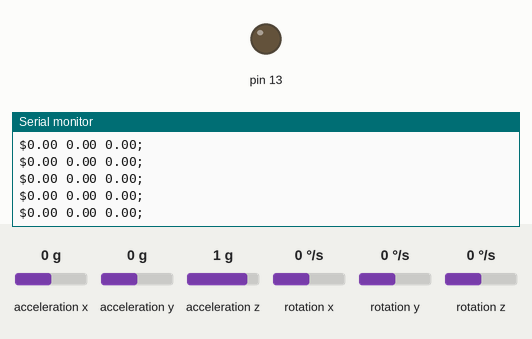
Simulated run of this sketch. Board: Arduino Uno, built with avr-gcc and run on an emulated ATmega328P. Shown: output pins drawn as LEDs (lit = HIGH), the last lines printed to the serial monitor. Wiring (inferred from the names in the program): MPU-6050 motion sensor at I2C address 0x68. The inputs (shaded band) are chosen by the test bench; at power-on: acceleration z 1 g, rotation z 0 °/s, acceleration x 0 g, acceleration y 0 g, rotation x 0 °/s, rotation y 0 °/s.

Above: at 1.7 s.
1.8 s: acceleration z set to 0 g
At 2.3 s:
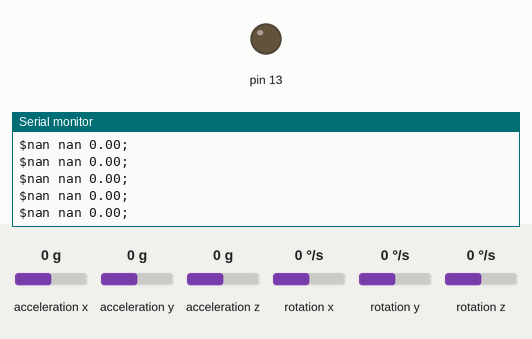
3.7 s: rotation z set to -192 °/s
At 4.4 s:
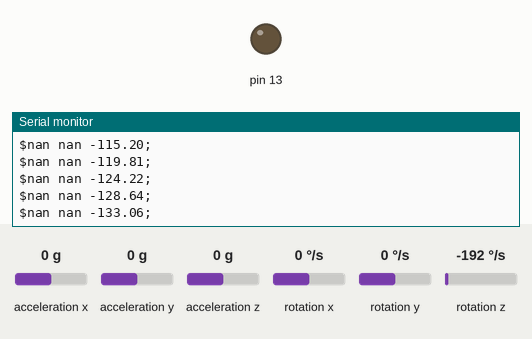
Timing chart, 0 to 6.7 s (numbered marks = the images above; inputs shaded):
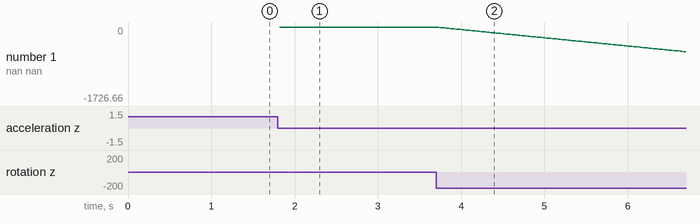

The sketch:

gyro_.ino
```cpp
/*
   Arduino and MPU6050 Accelerometer and Gyroscope Sensor Tutorial
   by Dejan, https://howtomechatronics.com
*/
#include <Wire.h>
#include <I2Cdev.h>

const int MPU = 0x68; // MPU6050 I2C address
float AccX, AccY, AccZ;
float GyroX, GyroY, GyroZ;
float accAngleX, accAngleY, gyroAngleX, gyroAngleY, gyroAngleZ;
float roll, pitch, yaw;
float AccErrorX, AccErrorY, GyroErrorX, GyroErrorY, GyroErrorZ;
float elapsedTime, currentTime, previousTime;
int c = 0;

float errors[5];

void setup() {
  Serial.begin(57600);
  pinMode(13, OUTPUT);
  Wire.begin();                      // Initialize comunication
  Wire.beginTransmission(MPU);       // Start communication with MPU6050 // MPU=0x68
  Wire.write(0x6B);                  // Talk to the register 6B
  Wire.write(0x00);                  // Make reset - place a 0 into the 6B register
  Wire.endTransmission(true);        //end the transmission
  /*
  // Configure Accelerometer Sensitivity - Full Scale Range (default +/- 2g)
  Wire.beginTransmission(MPU);
  Wire.write(0x1C);                  //Talk to the ACCEL_CONFIG register (1C hex)
  Wire.write(0x10);                  //Set the register bits as 00010000 (+/- 8g full scale range)
  Wire.endTransmission(true);
  // Configure Gyro Sensitivity - Full Scale Range (default +/- 250deg/s)
  Wire.beginTransmission(MPU);
  Wire.write(0x1B);                   // Talk to the GYRO_CONFIG register (1B hex)
  Wire.write(0x10);                   // Set the register bits as 00010000 (1000deg/s full scale)
  Wire.endTransmission(true);
  delay(20);
  */
  // Call this function if you need to get the IMU error values for your module
  calculate_IMU_error();
  powerOn();
  delay(20);
}

void powerOn() {
  Serial.println('g');
}

void loop() {
      // === Read acceleromter data === //
      Wire.beginTransmission(MPU);
      Wire.write(0x3B); // Start with register 0x3B (ACCEL_XOUT_H)
      Wire.endTransmission(false);
      Wire.requestFrom(MPU, 6, true); // Read 6 registers total, each axis value is stored in 2 registers
      //For a range of +-2g, we need to divide the raw values by 16384, according to the datasheet
      AccX = (Wire.read() << 8 | Wire.read()) / 16384.0; // X-axis value
      AccY = (Wire.read() << 8 | Wire.read()) / 16384.0; // Y-axis value
      AccZ = (Wire.read() << 8 | Wire.read()) / 16384.0; // Z-axis value
      // Calculating Roll and Pitch from the accelerometer data
      accAngleX = (atan(AccY / sqrt(pow(AccX, 2) + pow(AccZ, 2))) * 180 / PI) - errors[0]; // AccErrorX ~(0.58) See the calculate_IMU_error()custom function for more details
      accAngleY = (atan(-1 * AccX / sqrt(pow(AccY, 2) + pow(AccZ, 2))) * 180 / PI) - errors[1]; // AccErrorY ~(-1.58)
      // === Read gyroscope data === //
      previousTime = currentTime;        // Previous time is stored before the actual time read
      currentTime = millis();            // Current time actual time read
      elapsedTime = (currentTime - previousTime) / 1000; // Divide by 1000 to get seconds
      Wire.beginTransmission(MPU);
      Wire.write(0x43); // Gyro data first register address 0x43
      Wire.endTransmission(false);
      Wire.requestFrom(MPU, 6, true); // Read 4 registers total, each axis value is stored in 2 registers
      GyroX = (Wire.read() << 8 | Wire.read()) / 131.0; // For a 250deg/s range we have to divide first the raw value by 131.0, according to the datasheet
      GyroY = (Wire.read() << 8 | Wire.read()) / 131.0;
      GyroZ = (Wire.read() << 8 | Wire.read()) / 131.0;
      // Correct the outputs with the calculated error values
      GyroX = GyroX - errors[2]; // GyroErrorX ~(-0.56)
      GyroY = GyroY - errors[3]; // GyroErrorY ~(2)
      GyroZ = GyroZ - errors[4]; // GyroErrorZ ~ (-0.8)
      // Currently the raw values are in degrees per seconds, deg/s, so we need to multiply by sendonds (s) to get the angle in degrees
      gyroAngleX = gyroAngleX + GyroX * elapsedTime; // deg/s * s = deg
      gyroAngleY = gyroAngleY + GyroY * elapsedTime;
      yaw =  yaw + GyroZ * elapsedTime;
      // Complementary filter - combine acceleromter and gyro angle values
      roll = 0.99 * gyroAngleX + 0.01 * accAngleX;
      pitch = 0.99 * gyroAngleY + 0.01 * accAngleY;

      Serial.print('$');
      Serial.print(roll);
      Serial.print(" ");
      Serial.print(pitch);
      Serial.print(" ");
      Serial.print(yaw);
      Serial.println(';');
      delay(20);
  }

void calculate_IMU_error() {
  // We can call this funtion in the setup section to calculate the accelerometer and gyro data error. From here we will get the error values used in the above equations printed on the Serial Monitor.
  // Note that we should place the IMU flat in order to get the proper values, so that we then can the correct values
  // Read accelerometer values 200 times
  while (c < 200) {
    Wire.beginTransmission(MPU);
    Wire.write(0x3B);
    Wire.endTransmission(false);
    Wire.requestFrom(MPU, 6, true);
    AccX = (Wire.read() << 8 | Wire.read()) / 16384.0 ;
    AccY = (Wire.read() << 8 | Wire.read()) / 16384.0 ;
    AccZ = (Wire.read() << 8 | Wire.read()) / 16384.0 ;
    // Sum all readings
    AccErrorX = AccErrorX + ((atan((AccY) / sqrt(pow((AccX), 2) + pow((AccZ), 2))) * 180 / PI));
    AccErrorY = AccErrorY + ((atan(-1 * (AccX) / sqrt(pow((AccY), 2) + pow((AccZ), 2))) * 180 / PI));
    c++;
  }
  //Divide the sum by 200 to get the error value
  AccErrorX = AccErrorX / 200;
  AccErrorY = AccErrorY / 200;
  c = 0;
  // Read gyro values 200 times
  while (c < 200) {
    Wire.beginTransmission(MPU);
    Wire.write(0x43);
    Wire.endTransmission(false);
    Wire.requestFrom(MPU, 6, true);
    GyroX = Wire.read() << 8 | Wire.read();
    GyroY = Wire.read() << 8 | Wire.read();
    GyroZ = Wire.read() << 8 | Wire.read();
    // Sum all readings
    GyroErrorX = GyroErrorX + (GyroX / 131.0);
    GyroErrorY = GyroErrorY + (GyroY / 131.0);
    GyroErrorZ = GyroErrorZ + (GyroZ / 131.0);
    c++;
  }
  //Divide the sum by 200 to get the error value
  GyroErrorX = GyroErrorX / 200;
  GyroErrorY = GyroErrorY / 200;
  GyroErrorZ = GyroErrorZ / 200;
  // Print the error values on the Serial Monitor

  errors[0] = AccErrorX;
  errors[1] = AccErrorY;
  errors[2] = GyroErrorX;
  errors[3] = GyroErrorY;
  errors[4] = GyroErrorZ;

  /*Serial.print("AccErrorX: ");
  Serial.println(AccErrorX);
  Serial.print("AccErrorY: ");
  Serial.println(AccErrorY);
  Serial.print("GyroErrorX: ");
  Serial.println(GyroErrorX);
  Serial.print("GyroErrorY: ");
  Serial.println(GyroErrorY);
  Serial.print("GyroErrorZ: ");
  Serial.println(GyroErrorZ);*/
}
```

Measured:
- after the input at 1.8 s, the serial monitor: prints a new line at once (image 1)
- after the input at 3.7 s, the serial monitor: prints a new line at once (image 2)
- plotted number 1: 0 → -1726.66 after the input at 3.7 s
